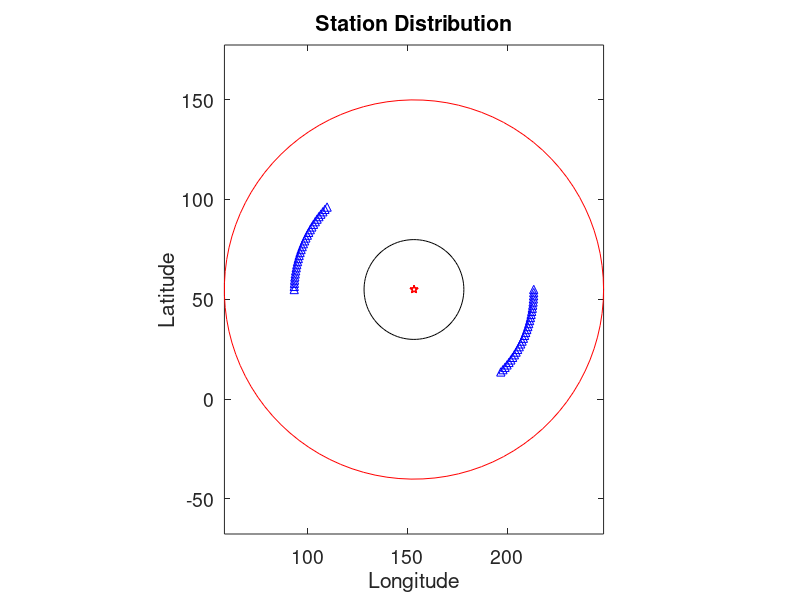
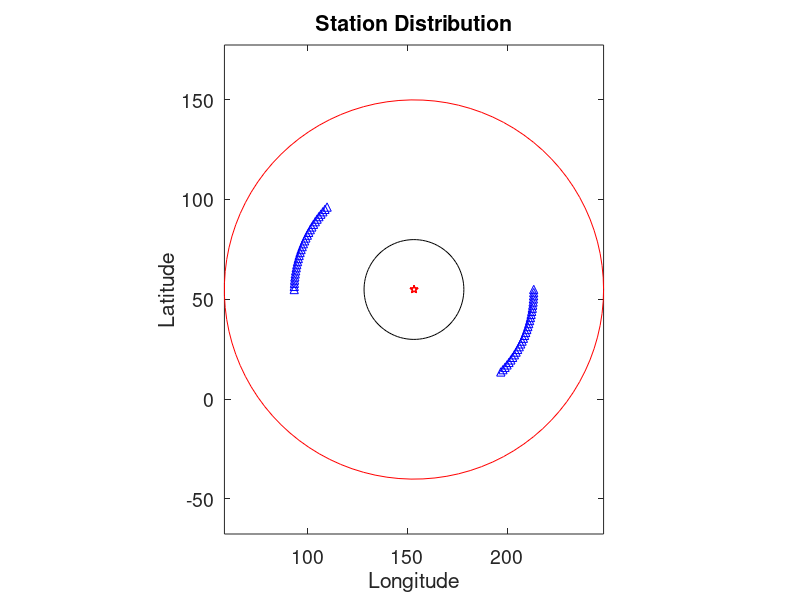

MATLAB code for these plots, in order: (Note: this script raises an error after producing the figures.)
%% %%%%%%%%%%%%%%%%%%%%%%%%%%%%%%%%%%%%%%%%%%%%%%%%%%%%%%%%
%         High-frequency inverse technique for            %
%   sparse sub-event location and source time retrieval   %
%      using convex optimization with grouped-lasso       %
%                                                         %
%                  Valere Lambert, 2017                   %
% %%%%%%%%%%%%%%%%%%%%%%%%%%%%%%%%%%%%%%%%%%%%%%%%%%%%%%%%%

clear all;
close all;

scrsz=get(0,'ScreenSize');
outdir = 'Homogeneous_2sub_60st_0_2Hz_stationshift_notfull/';
if ~exist(outdir,'dir')
    mkdir(outdir)
end

% Hypocenter location (degrees)
EVLA=54.874;
EVLO=153.281;
EVDP=607;

%subevent locations and times
x_ev=[0 1 8    10];% 20 25 ]./2; % km
y_ev=[0 4 6    7];% 10 10 ]./2; % km
t_ev=[0 3  7   9 ];%10 12];     % seconds
m_ev=[1 1  1   1];%  1  1];     % moment normalized to event 1
n_ev=length(x_ev);

% convert km to deg
deg2km = 111.2;
lon_ev = EVLO+x_ev/deg2km;
lat_ev = EVLA+y_ev/deg2km;


%% % % % % % % % % % % % % % % % % % % % % % % % % % % % %
%        Construct 2D grid of potential sources          %
% % % % % % % % % % % % % % % % % % % % % % % % % % % % %%
dx=1;     % cell spacing (km)
dy=dx;    
xmin = -5; xmax = 13;   % (km)
ymin = -5; ymax = 10;   % (km)

x_bp = xmin:dx:xmax;
y_bp = ymin:dy:ymax;
nxbp = length(x_bp);
nybp = length(y_bp);

ns = (length(x_bp))*(length(y_bp));      % total number of cells / sources
cx = reshape(repmat(x_bp,nybp,1),ns,1);
cy = reshape(repmat(y_bp',nxbp,1),ns,1);
xycenters = [cx,cy];

%% % % % % % % % % % % % % % % % % % % % % % % % % % % % %
%                Construct station network               %
% % % % % % % % % % % % % % % % % % % % % % % % % % % % %%
nsta = 60;             % Number of stations
R = [60];              % Radius of rings in degrees
nDiv = 2;              % Number of subarrays

arrayPop = nsta / nDiv;    % Subarray populations are even

% Azimuthal ranges for each subarray
minA1 = 1/2*pi;        maxA1 = 3/4*pi; 
minA2 = 3/2*pi;         maxA2 = 7/4*pi;
%minA3 = 6/5*pi;        maxA3 = 7/5*pi;
% minA4 = 8/5*pi;        maxA4 = 9/5*pi;
% minA5 = 4/5*pi;        maxA5 = pi;
% minA6 = pi;            maxA6 = 6/5*pi; 
% minA7 = 6/5*pi;        maxA7 = 7/5*pi;
% minA8 = 7/5*pi;        maxA8 = 8/5*pi;
% minA9 = 8/5*pi;        maxA9 = 9/5*pi;
% minA10 = 9/5*pi;       maxA10 = 2*pi;

range1 = maxA1 - minA1; az_res1 = range1/arrayPop;
range2 = maxA2 - minA2; az_res2 = range2/arrayPop;
% range3 = maxA3 - minA3; az_res3 = range3/arrayPop;
% range4 = maxA4 - minA4; az_res4 = range4/arrayPop;
% range5 = maxA5 - minA5; az_res5 = range5/arrayPop;
% range6 = maxA6 - minA6; az_res6 = range6/arrayPop;
% range7 = maxA7 - minA7; az_res7 = range7/arrayPop;
% range8 = maxA8 - minA8; az_res8 = range8/arrayPop;
% range9 = maxA9 - minA9; az_res9 = range9/arrayPop;
% range10 = maxA10 - minA10; az_res10 = range10/arrayPop;

azi1 = (minA1:az_res1:maxA1)'; azi1 = azi1(1:end-1);
azi2 = (minA2:az_res2:maxA2)'; azi2 = azi2(1:end-1);
% azi3 = (minA3:az_res3:maxA3)'; azi3 = azi3(1:end-1);
% azi4 = (minA4:az_res4:maxA4)'; azi4 = azi4(1:end-1);
% azi5 = (minA5:az_res5:maxA5)'; azi5 = azi5(1:end-1);
% azi6 = (minA6:az_res6:maxA6)'; azi6 = azi6(1:end-1);
% azi7 = (minA7:az_res7:maxA7)'; azi7 = azi7(1:end-1);
% azi8 = (minA8:az_res8:maxA8)'; azi8 = azi8(1:end-1);
% azi9 = (minA9:az_res9:maxA9)'; azi9 = azi9(1:end-1);
% azi10 = (minA10:az_res10:maxA10)'; azi10 = azi10(1:end-1);

azi = [azi1;azi2];%azi3;azi4];%azi5;azi6;azi7;azi8;azi9;azi10];
% minA = 0;
% maxA = 360;
% range =maxA - minA;
% az_res = range / nsta;
% azi = (minA:az_res:maxA)'*pi/180;
% azi = azi(1:end-1);
%azi = cat(1,azi,(180:az_res:270)'*pi/180);
%azi = cat(1,azi,(310:az_res:330)'*pi/180);
StaLoc = zeros(nsta,2);
az = zeros(nsta,1);
for ri=1:length(R)
    station_lat = EVLA+R(ri)*cos(azi);
    station_lon = EVLO+R(ri)*sin(azi);
    
    stationsri = [station_lat, station_lon];
    %stations_i = randi(length(station_lat),nsta,1);          % random distribution
    stations_i =round(linspace(1,length(station_lat),nsta));  % even distribution
    StaLoc((ri-1)*nsta+1:ri*nsta,:)=stationsri(stations_i,:);
    az = azi(stations_i,1);
end

R = 60*111.2*ones(nsta,1);

th_st=az';
[th_st, index]=sort(th_st);

x_st=R.*sin(th_st');
y_st=R.*cos(th_st');

% Set up coherent array divisions
Div1 = find( az >=minA1  & az <maxA1);
Div2 = find( az >=minA2  & az <maxA2);
% Div3 = find( az >=minA3  & az <maxA3);
% Div4 = find( az >=minA4  & az <maxA4);
% Div5 = find( az >=minA5  & az <maxA5);
% Div6 = find( az >=minA6  & az <maxA6);
% Div7 = find( az >=minA7  & az <maxA7);
% Div8 = find( az >=minA8  & az <maxA8);
% Div9 = find( az >=minA9  & az <maxA9);
% Div10= find( az >=minA10 & az <maxA10);

Div = [Div1;Div2];%Div3;Div4];%Div5;Div6;Div7;Div8;Div9;Div10];
DivPop = [0;length(Div1); length(Div2)];%length(Div3);...
          %length(Div4)];% length(Div5);length(Div6); length(Div7);...
          %length(Div8); length(Div9);length(Div10)];

%% plot station map (Figure 1)
figure(1);clf;
set(gcf,'Position',[1 scrsz(4)*2/3 530 650]);
hold on;
az0=linspace(0,2*pi,100);
plot(EVLO+25*cos(az0),EVLA+25*sin(az0),'-k');
plot(EVLO+95*cos(az0),EVLA+95*sin(az0),'-r');
plot(EVLO+x_st/deg2km,EVLA+y_st/deg2km,'b^');
plot(lon_ev,lat_ev,'rp');
xlabel('Longitude')
ylabel('Latitude')
axis equal tight; box on;
text(0.15e4,-0.1e4,'25^{o}','FontSize',14)
text(0.75e4,-0.8e4,'95^{o}','FontSize',14)
set(gca,'FontSize',14)
set(gca,'color','none')
title('Station Distribution')
saveas(gcf,[outdir,'StationMap'],'png')
saveas(gcf,[outdir,'StationMap'],'fig')

%% % % % % % % % % % % % % % % % % % % % % % % % % % % % %
%              Make Synthetic Seismograms                %
% % % % % % % % % % % % % % % % % % % % % % % % % % % % %%
fc = 2;                  % dominant frequency (Hz)
dt = 0.05;               % sampling
nsmooth=round(1/fc/dt);  % smoothing for plotting (period / sampling)
t=-5:dt:(max(t_ev)+3);   
nt=length(t);

% Moment Rate Function
MRF=zeros(1,nt);
for ii=1:n_ev
    MRF=MRF + m_ev(ii)*wavelet(t,t_ev(ii),0,fc);
end

% Load travel times
P_trav = load('P_trav_607_taup.txt');    % TauP with IASP91 velocity model

% Distortions for multiple phases and attenuation
multiple = zeros(nsta,2);
multiple(:,1) = 1;    % number of multiples
multiple(:,2) = 2;    % time delay for each multiple
multiple(:,3) = 1;    % damping factor

%multiple(Div2,1) = 2;    % number of multiples
%multiple(Div2,2) = 0.5;  % time delay for each multiple
%multiple(Div2,3) = 1;    % damping factor

%multiple(Div3,1) = 3;    % number of multiples
%multiple(Div3,2) = 0.6;  % time delay for each multiple

%multiple(Div3,3) = 0;    % damping factor
fd = fc *ones(nsta,1);

% Produce Green's functions for each subarray
GF = zeros(nDiv,nt);
for i = 1:nDiv
    count = sum(DivPop(1:i));
    GF(i,:) = GreensFunctions(t,0,0,fd(1),multiple(count+1,1),multiple(count+1,2),multiple(count+1,3));
end

% Make synthetics wrt first arrival
Data=zeros(nsta, nt);

% Distance and travel time from hypocenter to each station 
dist = sqrt( ( x_ev(1) - x_st ).^2 + ( y_ev(1) - y_st ).^2 )/111.2; 
t0j = t_ev(1)+interp1(P_trav(:,1),P_trav(:,2),dist,'linear','extrap'); 

for jj=1:nsta
    for ii=1:n_ev
        dist=sqrt( ( x_ev(ii)-x_st(jj) )^2 + ( y_ev(ii)-y_st(jj) )^2 )./111.2;
        trav = t_ev(ii)+ interp1(P_trav(:,1),P_trav(:,2),dist,'linear','extrap');   % time of each arrival
        trav = trav - t0j(jj);
        % time wrt first arrival
        Data(jj,:) = Data(jj,:) + m_ev(ii)*GreensFunctions(t,trav,0,fd(jj),multiple(jj,1),multiple(jj,2),multiple(jj,3));
    end
    Data(jj,:)=Data(jj,:)./max(Data(jj,:));
end

%% % % % % % % % % % % % % % % % % % % % % % % % % % % % %
%             Plot waveform versus azimuth               %
% % % % % % % % % % % % % % % % % % % % % % % % % % % % %%
figure(2);clf
set(gcf,'Position',[scrsz(3)/4 scrsz(4)/2 530 650]);
subplot(5,1,1:4);
h=pcolor(t,th_st/pi,Data);
ylim([0 2])
set(h,'EdgeColor','none');
ylabel('station azimuth \theta (\pi)')
set(gca,'FontSize',14)

% square stack of waveforms, smoothed
subplot(5,1,5);
event1=sum(Data,1);
event1=smooth(event1.^2,nsmooth); % square stacking smoothing
plot(t,event1);
xlabel('time (s)')
xlim([t(1) t(end)])
set(gca,'FontSize',14)
saveas(gcf,[outdir,'AzimuthalDistribution'],'png')
saveas(gcf,[outdir,'AzimuthalDistribution'],'fig')

%% % % % % % % % % % % % % % % % % % % % % % % % % % % % %
%        Filter and Convert to Frequency Domain          %
% % % % % % % % % % % % % % % % % % % % % % % % % % % % %%
fnyq = 1/dt/2;      % Nyquist frequency
lowF  = 0.2;       % Hz
highF = 8.0;        % Hz

DataFilt = Data;
[B,A] = butter(4,[lowF highF]./fnyq);
for st=1:nsta
    DataFilt(st,:) = filter(B,A,Data(st,:));
end

% Time window (currently full window)
tw = find(t >= min(t),1,'first'); 
ntw = length(t(tw:end));

% Fourier transform the data
nfft = 2^nextpow2(length(t(tw:end)));
fspace = 1/dt * (0:(nfft/2))/nfft;
nf = length(fspace);      % number of frequencies

DataSpec = zeros(nsta,nf);
for i = 1:nsta
    spec = fft(DataFilt(i,tw:end),nfft);
    spec = spec(1:nfft/2+1);
    DataSpec(i,:) = spec;
end

% Get the Green's function spectra
GFw = zeros(nDiv,nfft/2+1);
for i = 1:nDiv
    gw = fft(GF(i,tw:end),nfft);
    GFw(i,:) = gw(1:nfft/2+1);
end

%% % % % % % % % % % % % % % % % % % % % % % % % % % % % %
%             Prepare and Perform Inversion              %
%              for each Discrete Frequency               %
% % % % % % % % % % % % % % % % % % % % % % % % % % % % %%

% Redefine values based on population of subarrays 
% (currently same as total stations)
t0j1 = t0j(Div);          % initial arrival from hypocenter
np = sum(DivPop);         % number of stations in inversion population
ncomb = ns*nDiv;          % total number of model parameters

% Output models
mout = zeros(nf,ncomb);
mm   = zeros(nf,nDiv,ns);

% Displacement vector for entire population
uom = zeros(np*nf,1);

% Synthetic spectra 
syn = zeros(np,nf);
synV = zeros(size(uom));

% Spectral Power for each source
specPower = zeros(nDiv,ns);

tic

parfor f = 1:nf        % parallelized over frequency
    f0 = fspace(f); % frequency
    
    % Fill data vectors for frequency
    u = DataSpec(Div,f);

    % Create kernels for each source location and station
    K1 = zeros(np,ns);
    Kf = zeros(np,ncomb);
    
    for d = 1:nDiv
        % find the station indices within the subarray
        popu = ((sum(DivPop(1:d))+1):(sum(DivPop(1:d+1))));
        for i = 1:ns 
            x_xi = xycenters(i,1);
            y_xi = xycenters(i,2);
            % Calculate travel time from each potential source
            dis = sqrt( ( x_xi-x_st(Div(popu)) ).^2 + ( y_xi-y_st(Div(popu)) ).^2 )/111.2;
            tij =interp1(P_trav(:,1),P_trav(:,2),dis,'linear','extrap');
            
            % Fill kernels
            K1(Div(popu),i) = (exp(2i*pi*f0*(t0j1(Div(popu)) - tij)));
            Kf(Div(popu) ,(d-1)*ns+i) = (exp(2i*pi*f0*(t0j1(Div(popu)) - tij)));
        end
    end
    
    % Perform the Inversion
    lambda = 1;                         % Sparsity prior weight
    pl = sqrt(nDiv)*ones(1,ns);        
    m = GroupLasso(u,Kf,pl,lambda,ns,ncomb);
    mout(f,:) = m;
    % Generate synthetic spectra
    syn(:,f) = Kf*m;

    % Calculate power and synthetics at each frequency from the subevents
    mmtmp = zeros(nDiv,ns);
    tmpspecPower = zeros(nDiv,ns);
    for d = 1:nDiv
        popu = ((sum(DivPop(1:d))+1):(sum(DivPop(1:d+1))));
        Ktemp = K1(Div(popu),:);
        for s = 1:ns
            mmtmp(d,s) = m((d-1)*ns+s);
            tmp = Ktemp(:,s)*mmtmp(d,s);
            tmpspecPower(d,s) =  sum(real(tmp).*real(tmp));
        end
    end
    specPower = specPower + tmpspecPower;
    mm(f,:,:) = mmtmp;
%%
end
toc

r = uom - synV;

%% % % % % % % % % % % % % % % % % % % % % % % % % % % % %
%            Plot Spectral Power Distribution            %
% % % % % % % % % % % % % % % % % % % % % % % % % % % % %%
figure(3);clf;
hold on;
qy = min(3,nDiv+1);
if qy < 3
    qx = 1;
else
    qx = ceil((nDiv+1)/3);
end
set(gcf,'Position',[1 1 qy*425 qx*280])
for i = 1:nDiv
   subplot(qx,qy,i)
   grid = reshape(specPower(i,:),nybp,nxbp);
   pcolor(x_bp-dx/2,y_bp-dy/2,grid)
   colorbar;
   title(sprintf('Subarray %d Power',i))
   axis equal tight
end
subplot(qx,qy,nDiv+1)
grid = reshape(sum(specPower,1),nybp,nxbp);
pcolor(x_bp-dx/2,y_bp-dy/2,grid)
colorbar
title(sprintf('Combined Power'))
axis equal tight
saveas(gcf,[outdir,'SubeventLocation'],'png')
saveas(gcf,[outdir,'SubeventLocation'],'fig')

% Cumulate Spectral Power
CumSpecPower = sum(specPower,1);

%% % % % % % % % % % % % % % % % % % % % % % % % % % % % %
%     Plot Data and Synthetic Spectra and Waveforms      %
% % % % % % % % % % % % % % % % % % % % % % % % % % % % %%

iSyn = zeros(size(Data));
for i = 1:nsta
    iSyn(i,:) = real(ifft(syn(i,:),ntw));
end
   
DataI = zeros(size(Data));
for i = 1:nsta
    DataI(i,:) = real(ifft(DataSpec(i,:),ntw));
end

figure(6);clf;
set(gcf,'Position',[1 1 1140 nDiv*190])
for i = 1:nDiv
    popu = ((sum(DivPop(1:i))+1):(sum(DivPop(1:i+1))));
    
    % Data spectra u(omega)
    subplot(nDiv,4,(i-1)*4+1)
    plot(fspace,real(DataSpec(popu,:)));
    title('Data u (\omega)')
    ylabel(sprintf('u (t), Subarray %d',i))
    
    % Data time series u(t)
    subplot(nDiv,4,(i-1)*4+2)
    plot(t(tw:end),DataI(popu,:));
    title('Data u (t)')
    xlim([t(tw) t(end)])
    
    % Synthetic spectra u(omega)
    ylabel(sprintf('Subarray %d',i))
    subplot(nDiv,4,(i-1)*4+3)
    plot(fspace,real(syn(popu,:)));   
    title('Inverted u (\omega)')
    
    % Synthetic time series u(t)
    subplot(nDiv,4,(i-1)*4+4)
    plot(t(tw:end),iSyn(popu,:));  
    title('Inverted u (t)')
    xlim([t(tw) t(end)])
end
saveas(gcf,[outdir,'Waveforms'],'png')
saveas(gcf,[outdir,'Waveforms'],'fig')

%% % % % % % % % % % % % % % % % % % % % % % % % % % % % %
%                 Source Time Extraction                 %
% % % % % % % % % % % % % % % % % % % % % % % % % % % % %%

% Determine phase from assumed Green's functions
PhaseG = zeros(size(GFw));
for i = 1:nDiv
    PhaseG(i,:) = atan2(imag(GFw(i,:)),real(GFw(i,:)));
end

% Select key subevents from models
factor = 0.25;      % cut-off ratio to peak spectral power
subevents = find(CumSpecPower > factor*max(CumSpecPower));
nSu = length(subevents);

% Median subevent time estimate
subTime = zeros(nDiv,nSu);     % Phase: Model - GF
subTimeM = zeros(nDiv,nSu);    % Phase: Model
subTimeR = zeros(nDiv,nSu);    % Phase: Model - min(Tsub)

% Mean subevent time estimate
subTime2 = zeros(nDiv,nSu);    % Phase: Model - GF
subTime2M = zeros(nDiv,nSu);   % Phase: Model
subTime2R = zeros(nDiv,nSu);   % Phase: Model - min(Tsub)

% Frequency range for source time estimate
ra = find(fspace > lowF & fspace < highF);

% Determine source time for each subevent
Tau = zeros(nDiv,nSu,nf);
TauM = zeros(nDiv,nSu,nf);

figure(7);clf;
set(gcf,'Position',[1 1 nDiv*350 nSu*120])
figure(8);clf;
set(gcf,'Position',[1 1 nDiv*350 nSu*120])
figy = nDiv;
figx = nSu;
for i = 1:nDiv
    for j = 1:nSu
         sub = subevents(j);
         mf1 = squeeze(mm(:,i,sub));
         PhaseM = atan2(imag(mf1),real(mf1));
         PhaseT = PhaseM - PhaseG(i,:)';
 
         Tau(i,j,:) = unwrap(PhaseT')./(-2*pi*fspace);
         TauM(i,j,:) = unwrap(PhaseM')./(-2*pi*fspace);
        
         subTimeM(i,j) = median(TauM(i,j,ra));
         subTime2M(i,j) = mean(TauM(i,j,ra));
         subTime(i,j) = median(Tau(i,j,ra));
         subTime2(i,j) = mean(Tau(i,j,ra));
         
    end
end
 
firstS = zeros(nDiv,1);
for i = 1:nDiv
    firstS(i) = find(subTime(i,:) == min(subTime(i,:)));
end
 for i=1:nDiv
     for j=1:nSu
         
         figure(7);
         subplot(figx,figy,(j-1)*nDiv+i)
         plot(fspace,squeeze(Tau(i,j,:)))
         title(sprintf('Subarray %d, subevent %d',i,j));
         ylabel('M-G Phase')
         xlim([0.50 max(fspace)])
         
         figure(8);
         tmp = squeeze(TauM(i,j,:))-squeeze(TauM(i,firstS(i),:));
         subplot(figx,figy,(j-1)*nDiv+i)
         plot(fspace,tmp);
         title(sprintf('Subarray %d, subevent %d',i,j));
         xlim([0.50 max(fspace)])
         ylabel('M Phase')
         subTimeR(i,j) = median(tmp(ra));
         subTime2R(i,j) = mean(tmp(ra));
         
    end
    
 end
figure(7);
saveas(gcf,[outdir,'SourceTime_MG'],'png')
saveas(gcf,[outdir,'SourceTime_MG'],'fig')
figure(8);
saveas(gcf,[outdir,'SourceTime_M'],'png')
saveas(gcf,[outdir,'SourceTime_M'],'fig')

% Median subevent time estimate
subTime = reshape(subTime,nDiv*nSu,1);
subTimeM = reshape(subTimeM,nDiv*nSu,1);
subTimeR = reshape(subTimeR,nDiv*nSu,1);

% Mean subevent time estimate
subTime2 = reshape(subTime2,nDiv*nSu,1);
subTime2M = reshape(subTime2M,nDiv*nSu,1);
subTime2R = reshape(subTime2R,nDiv*nSu,1);

outT = [subTimeR,subTime2R,subTime,subTime2,subTimeM,subTime2M];
TimeFile = fopen([outdir,'SourceTimeInfo.txt'],'w');
fprintf(TimeFile,'Mdiff & Adiff & MG & AG  & Mraw & Araw \n');
for i = 1:nSu
    fprintf(TimeFile,'Subevent %d \n',i);
    fprintf(TimeFile,'%.3f %.3f %.3f %.3f %.3f %.3f \n',outT((i-1)*nDiv+1:i*nDiv,:)');
end
fclose(TimeFile);

%% % % % % % % % % % % % % % % % % % % % % % % % % % % % %
%                       Save Info                        %
% % % % % % % % % % % % % % % % % % % % % % % % % % % % %%
info.lowF = lowF;
info.highF = highF;
info.fspace = fspace;
info.t = t;
info.tw = tw;
info.nDiv = nDiv;
info.Div = Div;
info.DivPop = DivPop;
save([outdir,'InversionOutput.mat'],'uom','synV','specPower','mm','GF','fspace','info','-v7.3');
